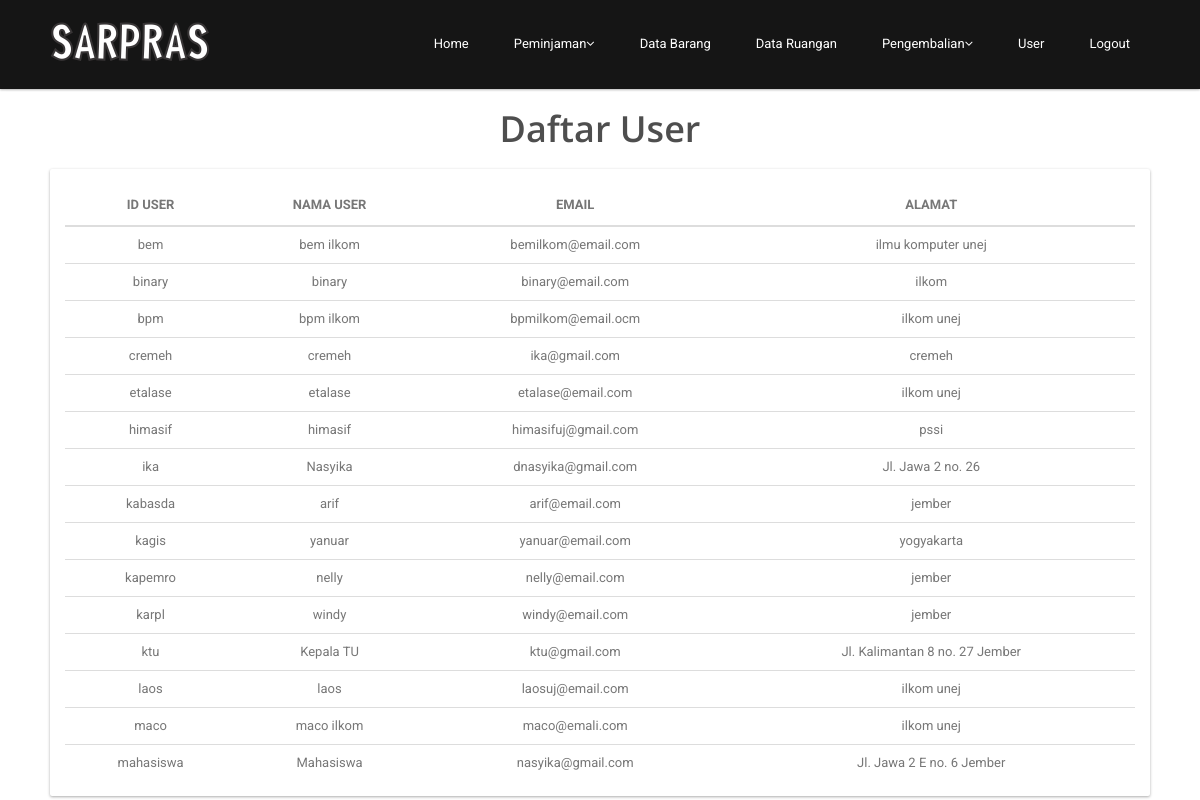
The app's page /viewUser (signed in) with its own data.
### tables this page shows
CREATE TABLE `tb_user` (
  `id_user` varchar(20) NOT NULL,
  `nama` varchar(50) NOT NULL,
  `email` varchar(50) NOT NULL,
  `alamat` text NOT NULL,
  `password` varchar(25) NOT NULL,
  `id_akses` int(1) NOT NULL
);

### app/controller/viewUser.php (called while the page is built, shortened)
<?php
class viewUser extends controller{
    function __construct()
    {
        $this->model = $this->model->load('user');
    }
    function index(){
        $this->view->data = $this->model->getUser();
        $this->view->display('viewUser','admin');
    }
}

### index.php (called while the page is built, shortened)
<?php
require 'config/database.php';
require 'libs/controller.php';
require 'libs/model.php';
require 'libs/database.php';
$app = new routing();

### libs/database.php (called while the page is built, shortened)
<?php
class database extends PDO {
    public function selectAll($query, $fetchMode = PDO::FETCH_ASSOC) {
        try {
            $stmt = $this->prepare($query);
            $stmt->execute();
            return $stmt->fetchAll($fetchMode);
        } catch (PDOException $e) {
            echo $e->getMessage();
        }
    }
}

### app/model/m_user.php (called while the page is built, shortened)
<?php
class m_user extends model {
    function getUser() {
        return $this->db->selectAll("SELECT * FROM tb_user where id_user != 'admin'");
    }
}

### libs/controller.php (called while the page is built, shortened)
<?php
class controller {
    function __construct() {
        $this->model = new model();
    }
}

### libs/model.php (called while the page is built, shortened)
<?php
class model {
    function __construct() {
        $this->db = new database();
    }
    function load($model) {
        $path = 'app/model/m_' . $model . '.php';
        if (file_exists($path)) {
            return new $modelName();
        } else {
            echo 'Kesalahan: m_' . $model . '.php tidak ditemukan';
        }
    }
}

### app/view/admin/v_viewUser.php (the view, shortened to what this page needs)
<?php require_once(__DIR__.'/../part/header.php');?>
<div id="page-login" class="page-logreg">
    <div id="main">
        <div class="container clearfix">
            <br>
            <br>
            <br>
            <div class="center wow fadeInDown">
                <h2>Daftar User</h2>
            </div>
            <div class="card clearfix section">
                <div class="card-body">
                    <div class="desktop">
                        <table>
                            <thead>
                            <tr>
                                <th>ID User</th>
                                <th>Nama User</th>
                                <th>Email</th>
                                <th>Alamat</th>
                            </tr>
                            </thead>
                            <tbody>
                            <?php foreach ($this->data as $key => $value){?>
                                <tr>
                                    <td><?php echo $value['id_user'] ?></td>
                                    <td><?php echo $value['nama'] ?></td>
                                    <td><?php echo $value['email'] ?></td>
                                    <td><?php echo $value['alamat'] ?></td>
                                    </tr>
                            <?php } ?>
                            </tbody>
                        </table>
                    </div>
                </div>
            </div>
        </div>
    </div>

### public/css/main.css (style rules this page uses)
h1, h2, h3, h4, h5, h6 { font-weight: 600; font-family: 'Open Sans', sans-serif; color:#4e4e4e; }
h2 { font-size: 20px; }
.center h2 { font-size: 36px; margin-top: 0; margin-bottom: 20px; }
.center { text-align: center; }

### public/css/style.css (style rules this page uses)
.container { width: 1100px; padding: 0px }
.card { position: relative; background-color: #fff; color: #313534; border-radius: 2px; -webkit-box-shadow: 0 1px 3px 0 rgba(0, 0, 0, 0.33); box-shadow: 0 1px 3px 0 rgba(0, 0, 0, 0.33) }
.card-body { padding: 15px; position: relative }
table { width: 100%; color: #777 }
table th { vertical-align: middle; text-transform: uppercase; padding: 8px; text-align: center; line-height: 25px; border-bottom: 2px solid #ddd }
table tbody td { padding: 8px; border-top: 1px solid #ddd; vertical-align: top; line-height: 20px; text-align: center; vertical-align: middle; }
#main { margin: 70px 0px 0px }

### records on screen
tb_user: id_user "bem", nama "bem ilkom", email "bemilkom@email.com", alamat "ilmu komputer unej"
tb_user: id_user "binary", nama "binary", email "binary@email.com", alamat "ilkom"
tb_user: id_user "bpm", nama "bpm ilkom", email "bpmilkom@email.ocm", alamat "ilkom unej"
tb_user: id_user "cremeh", nama "cremeh", email "ika@gmail.com", alamat "cremeh"
tb_user: id_user "etalase", nama "etalase", email "etalase@email.com", alamat "ilkom unej"
tb_user: id_user "himasif", nama "himasif", email "himasifuj@gmail.com", alamat "pssi"
tb_user: id_user "ika", nama "Nasyika", email "dnasyika@gmail.com", alamat "Jl. Jawa 2 no. 26"
tb_user: id_user "kabasda", nama "arif", email "arif@email.com", alamat "jember"
tb_user: id_user "kagis", nama "yanuar", email "yanuar@email.com", alamat "yogyakarta"
tb_user: id_user "kapemro", nama "nelly", email "nelly@email.com", alamat "jember"
tb_user: id_user "karpl", nama "windy", email "windy@email.com", alamat "jember"
tb_user: id_user "ktu", nama "Kepala TU", email "ktu@gmail.com", alamat "Jl. Kalimantan 8 no. 27 Jember"
tb_user: id_user "laos", nama "laos", email "laosuj@email.com", alamat "ilkom unej"
tb_user: id_user "maco", nama "maco ilkom", email "maco@emali.com", alamat "ilkom unej"
tb_user: id_user "mahasiswa", nama "Mahasiswa", email "nasyika@gmail.com", alamat "Jl. Jawa 2 E no. 6 Jember"
